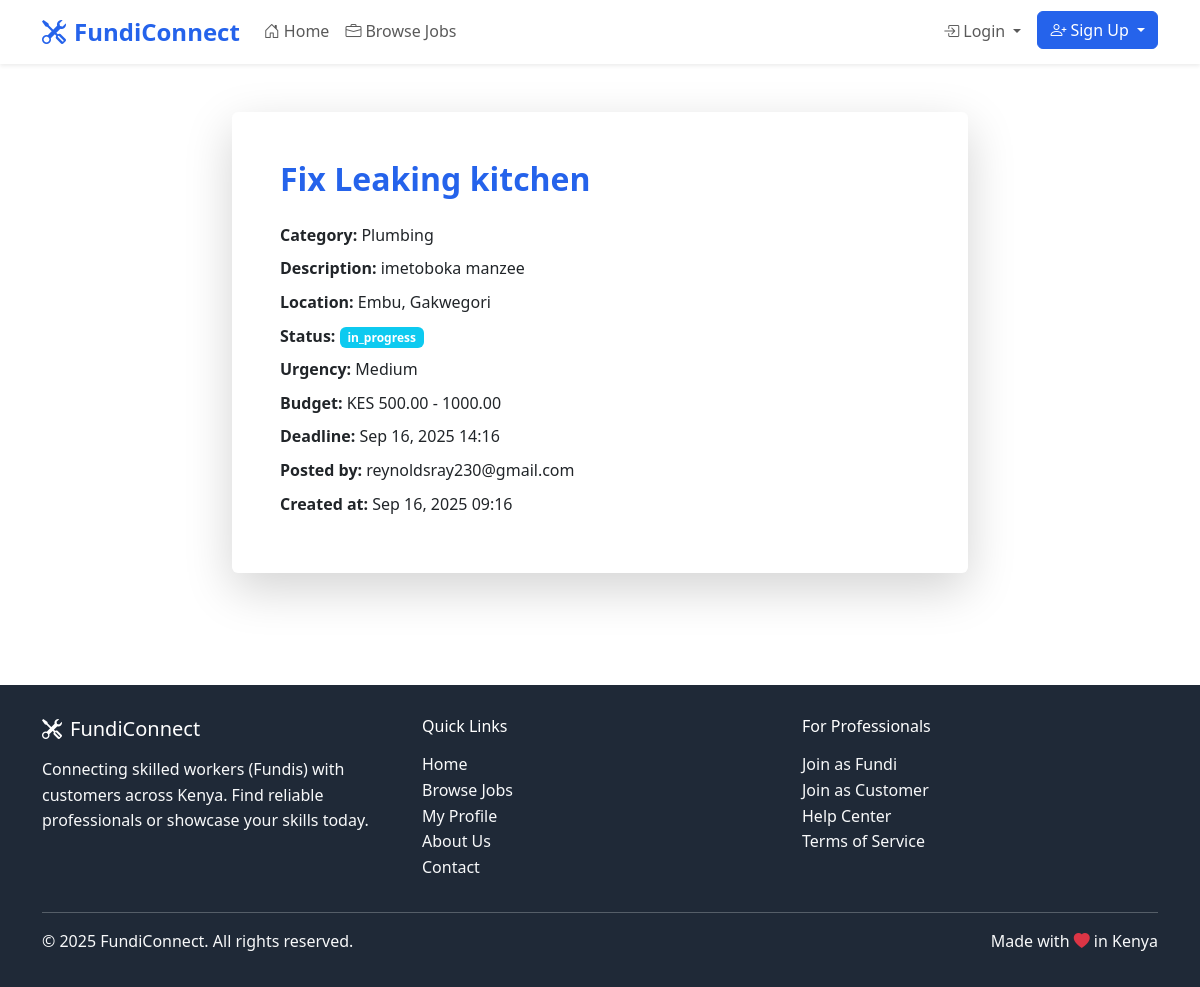
Page /jobs/1/ on the committed database.
### jobs/models.py (models this page shows, shortened)
class Job(models.Model):
    STATUS_CHOICES = [
        ('open', 'Open'),
        ('in_progress', 'In Progress'),
        ('completed', 'Completed'),
        ('cancelled', 'Cancelled'),
    ]
    URGENCY_CHOICES = [
        ('low', 'Low'),
        ('medium', 'Medium'),
        ('high', 'High'),
        ('urgent', 'Urgent'),
    ]
    title = models.CharField(max_length=200)
    description = models.TextField()
    customer = models.ForeignKey(User, on_delete=models.CASCADE, related_name='posted_jobs')
    fundi = models.ForeignKey(User, on_delete=models.SET_NULL, null=True, blank=True, related_name='assigned_jobs')
    category = models.ForeignKey(Category, on_delete=models.SET_NULL, null=True)
    location = models.CharField(max_length=100)
    status = models.CharField(max_length=20, choices=STATUS_CHOICES, default='open')
    urgency = models.CharField(max_length=10, choices=URGENCY_CHOICES, default='medium')
    budget_min = models.DecimalField(max_digits=10, decimal_places=2, null=True, blank=True)
    budget_max = models.DecimalField(max_digits=10, decimal_places=2, null=True, blank=True)
    created_at = models.DateTimeField(auto_now_add=True)
    updated_at = models.DateTimeField(auto_now=True)
    deadline = models.DateTimeField(null=True, blank=True)
    rating = models.PositiveSmallIntegerField(null=True, blank=True)  # 1-5 stars
    customer_review_text = models.TextField(blank=True)  # Optional written review
    class Meta:
        ordering = ['-created_at']

class Category(models.Model):
    name = models.CharField(max_length=50, unique=True)
    description = models.TextField(blank=True)
    created_at = models.DateTimeField(auto_now_add=True)
    class Meta:
        verbose_name_plural = "Categories"

### users/models.py (models this page shows, shortened)
class User(AbstractUser):
    email = models.EmailField(unique=True)
    roles = models.JSONField(default=list)  # e.g. ["customer", "fundi"]
    active_role = models.CharField(max_length=10, default="customer")
    phone_number = models.CharField(max_length=20, blank=True)
    phone_verified = models.BooleanField(default=False)
    otp_code = models.CharField(max_length=6, blank=True)
    otp_created_at = models.DateTimeField(null=True, blank=True)
    location = models.CharField(max_length=100, blank=True)
    latitude = models.DecimalField(max_digits=9, decimal_places=6, null=True, blank=True)
    longitude = models.DecimalField(max_digits=9, decimal_places=6, null=True, blank=True)
    profile_photo = models.ImageField(upload_to='customer_photos/', null=True, blank=True)
    id_document = models.ImageField(upload_to='customer_ids/', null=True, blank=True)
    date_joined = models.DateTimeField(auto_now_add=True)
    is_verified = models.BooleanField(default=False)
    onboarding_complete = models.BooleanField(default=False)
    USERNAME_FIELD = 'email'
    REQUIRED_FIELDS = ['username']

### jobs/views.py (the view)
# urls.py: path('<int:job_id>/', views.job_detail, name='job_detail_jobs'),
def job_detail(request, job_id):
    job = get_object_or_404(Job, id=job_id)
    user_has_applied = False
    if request.user.is_authenticated and request.user.role == 'fundi':
            user_has_applied = job.applications.filter(fundi=request.user, active_role='fundi').exists()
    applicants = []
    payment_completed = False
    if request.user.is_authenticated and request.user.role == 'customer' and job.customer == request.user:
        payment_completed = job.payments.filter(status='completed').exists()
        if payment_completed:
            applicants = job.applications.select_related('fundi').all()
    context = {
        'job': job,
        'user_has_applied': user_has_applied,
        'applicants': applicants,
        'payment_completed': payment_completed,
    }
    return render(request, 'jobs/job_detail.html', context)

### templates/jobs/job_detail.html (shortened to what this page needs)
{% extends 'base/base.html' %}
{% block content %}
<div class="container py-5">
    <div class="row justify-content-center">
        <div class="col-md-8">
            <div class="card shadow-lg">
                <div class="card-body p-5">
                    <h2 class="fw-bold text-primary mb-4">{{ job.title }}</h2>
                    <p class="mb-2"><strong>Category:</strong> {{ job.category.name }}</p>
                    <p class="mb-2"><strong>Description:</strong> {{ job.description }}</p>
                    <p class="mb-2"><strong>Location:</strong> {{ job.location }}</p>
                    <p class="mb-2"><strong>Status:</strong> <span class="badge bg-info">{{ job.status }}</span></p>
                    <p class="mb-2"><strong>Urgency:</strong> {{ job.get_urgency_display }}</p>
                    <p class="mb-2"><strong>Budget:</strong> KES {{ job.budget_min }} - {{ job.budget_max }}</p>
                    <p class="mb-2"><strong>Deadline:</strong> {{ job.deadline|date:"M d, Y H:i" }}</p>
                    <p class="mb-2"><strong>Posted by:</strong> {{ job.customer.email }}</p>
                    <p class="mb-2"><strong>Created at:</strong> {{ job.created_at|date:"M d, Y H:i" }}</p>
                </div>
            </div>
        </div>
    </div>
</div>
{% endblock %}

### templates/base/base.html (style rules this page uses)
:root { --primary-color: #2563eb; --primary-dark: #1d4ed8; --secondary-color: #10b981; --accent-color: #f59e0b; --text-dark: #1f2937; --text-light: #6b7280; }
body { font-family: 'Segoe UI', Tahoma, Geneva, Verdana, sans-serif; line-height: 1.6; color: var(--text-dark); }
.text-primary { color: var(--primary-color) !important; }
.card { border: none; box-shadow: 0 4px 6px -1px rgba(0, 0, 0, 0.1); transition: transform 0.2s, box-shadow 0.2s; }

### rows in the picture
Job: title "Fix Leaking kitchen", category.name "Plumbing", description "imetoboka manzee", location "Embu, Gakwegori", status "in_progress", urgency "Medium", budget_min "500.00", budget_max "1000.00", deadline "Sep 16, 2025 14:16", customer.email "reynoldsray230@gmail.com", created_at "Sep 16, 2025 09:16"
